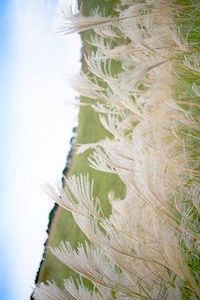
#> input picture append/img/sample_portrait.jpg, 200 x 300 px, found by its file name
$ python 04_rotate.py
#> lines starting #> are read from the running program, lines starting #| are printed output that depends on the picture
from PIL import Image

src_file = "sample_portrait.jpg"
dest_file = "rotated_sample.jpg"

img = Image.open(src_file)
#> img is the input picture: PIL image 200x300 RGB; mean R, G, B 190, 188.6, 173.4
if img.width < img.height:
    img = img.transpose(Image.ROTATE_270)
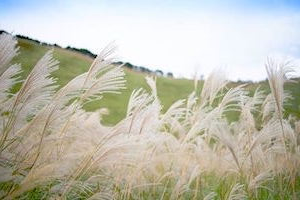
#> img: PIL image 300x200 RGB; mean R, G, B 190, 188.6, 173.4
img.save(dest_file)
